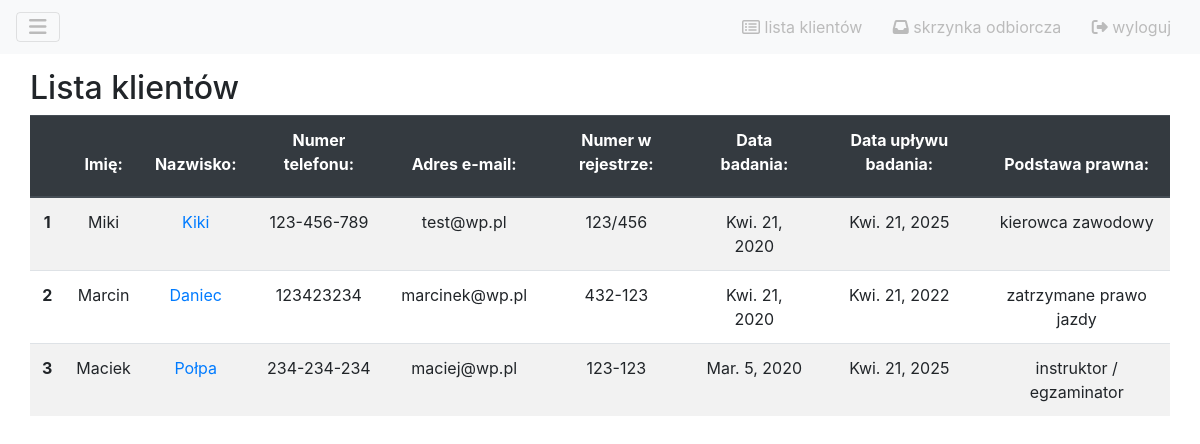
The page /clients/list on the database as committed earlier.
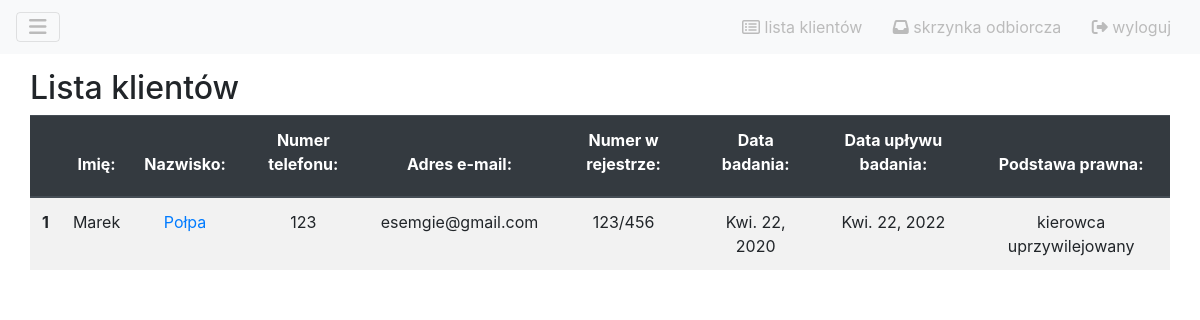
The same page on the database as committed later.
### clients/models.py (models this page shows)
class Client(models.Model):
	podstawa_prawna_wybor = [
		('kier_zaw', 'kierowca zawodowy'),
		('kier_uprz', 'kierowca uprzywilejowany'),
		('instr_egz', 'instruktor / egzaminator'),
		('zatrz_pra_jaz', 'zatrzymane prawo jazdy'),
		('inna', 'inna')
	]
	imie = models.CharField("imię", max_length=100)
	nazwisko = models.CharField("nazwisko", max_length=100)
	numer_telefonu = models.CharField("numer telefonu", max_length=20)
	email = models.CharField("adres e-mail", max_length=50)
	nr_rejestr = models.CharField("numer w rejestrze", max_length=20)
	data_badania = models.DateField("data badania")
	data_waznosci_badania = models.DateField("data upływu badania")
	podstawa_prawna = models.CharField("podstawa prawna", max_length=50, choices=podstawa_prawna_wybor)
	komentarz = models.TextField("komentarz", blank=True)

### clients/views.py (the view)
# urls.py: path('list', views.ClientList.as_view(), name='list'),
class ClientList(generic.View):
	template_name = 'clients/client_list.html'
	form = ClientsTabularList
	def get(self, request):
		all_clients = Client.objects.all()
		context = {
			'form' : self.form,
			'all_clients' : all_clients,
		}
		return render(request, self.template_name, context)

### clients/templates/clients/client_list.html
{% extends 'board/base.html' %}
{% block content %}
<h2>Lista klientów</h2>
<div class="table-responsive">
    <table class="table table-striped borderless text-center">
        <thead class="thead-dark">
            <tr>
                <th scope="col"></th>
                {% for field in form %}
                <th scope="col">{{ field.label_tag }} </th>
                {% endfor %}
            </tr>
        </thead>
            <tbody>
            {% for client in all_clients %}
                <tr>
                <th scope="row">{{ forloop.counter }}</th>
                    <td>{{ client.imie }}</td>
                    <td><a href="{% url 'clients:update' client.id %}">{{ client.nazwisko  }}</a></td>
                    <td>{{ client.numer_telefonu  }}</td>
                    <td>{{ client.email }}</td>
                    <td>{{ client.nr_rejestr }}</td>
                    <td>{{ client.data_badania }}</td>
                    <td>{{ client.data_waznosci_badania }}</td>
                    <td>{{ client.get_podstawa_prawna_display }}</td>
                </tr>
            {% endfor %}
            </tbody>
        </table>
</div>
{% endblock %}

### board/templates/board/base.html (shortened to what this page needs)
<!DOCTYPE html>
<html lang="en">
<head>
{% load static %}
<link rel="stylesheet" href="https://stackpath.bootstrapcdn.com/bootstrap/4.3.1/css/bootstrap.min.css">
<link rel="stylesheet" href="{% static 'board/base.css' %}">
</head>
<body>
<div id="wrapper">
    <nav id="navbar-wrapper">
        <div class="navbar navbar-light bg-light">
            <button class="navbar-toggler" type="button" data-toggle="collapse" data-target="#navbarToggleExternalContent" aria-controls="navbarToggleExternalContent" aria-expanded="false" aria-label="Toggle navigation">
                <a href="#" class="navbar-elements" id="menu-toggle"><i class="fas fa-bars"></i></a>
            </button>
            <div class="text-right">
                <button class="btn btn-light" type="button"><a class="navbar-elements" href="{% url 'clients:list' %}"><i class="far fa-list-alt"></i> lista klientów </a></button>
                <button class="btn btn-light" type="button"><a class="navbar-elements" href="{% url 'msg:inbox' %}"><i class="fas fa-inbox"></i> skrzynka odbiorcza</a></button>
                <button class="btn btn-light" type="button"><a class="navbar-elements" href="{% url 'logout' %}"><i class="fas fa-sign-out-alt"></i> wyloguj</a></button>
            </div>
        </div>
    </nav>
        <div id="page-content-wrapper">
            <div class="container-fluid">
                <div class="row">
                    <div class="col-lg-12">
                        {% block content %}
                        {% endblock %}
                    </div>
                </div>
            </div>
        </div>
</div>
</body>
</html>

### board/static/board/base.css (style rules this page uses)
#navbar-wrapper { height: 5%; }
.navbar-elements { text-decoration: none; color: #bbb; }
#page-content-wrapper { width: 100%; position: absolute; padding: 15px; }

Rows that differ between the two databases and show on the page:
removed Client: imie "Marcin", nazwisko "Daniec", numer_telefonu "123423234", email "marcinek@wp.pl", nr_rejestr "432-123", data_badania "Kwi. 21, 2020", data_waznosci_badania "Kwi. 21, 2022", podstawa_prawna "zatrzymane prawo jazdy"
removed Client: imie "Maciek", nazwisko "Połpa", numer_telefonu "234-234-234", email "maciej@wp.pl", nr_rejestr "123-123", data_badania "Mar. 5, 2020", data_waznosci_badania "Kwi. 21, 2025", podstawa_prawna "instruktor / egzaminator"
changed Client: imie "Miki" → "Marek"; nazwisko "Kiki" → "Połpa"; numer_telefonu "123-456-789" → "123"; email "test@wp.pl" → "esemgie@gmail.com"; data_badania "Kwi. 21, 2020" → "Kwi. 22, 2020"; data_waznosci_badania "Kwi. 21, 2025" → "Kwi. 22, 2022"; podstawa_prawna "kierowca zawodowy" → "kierowca uprzywilejowany"
